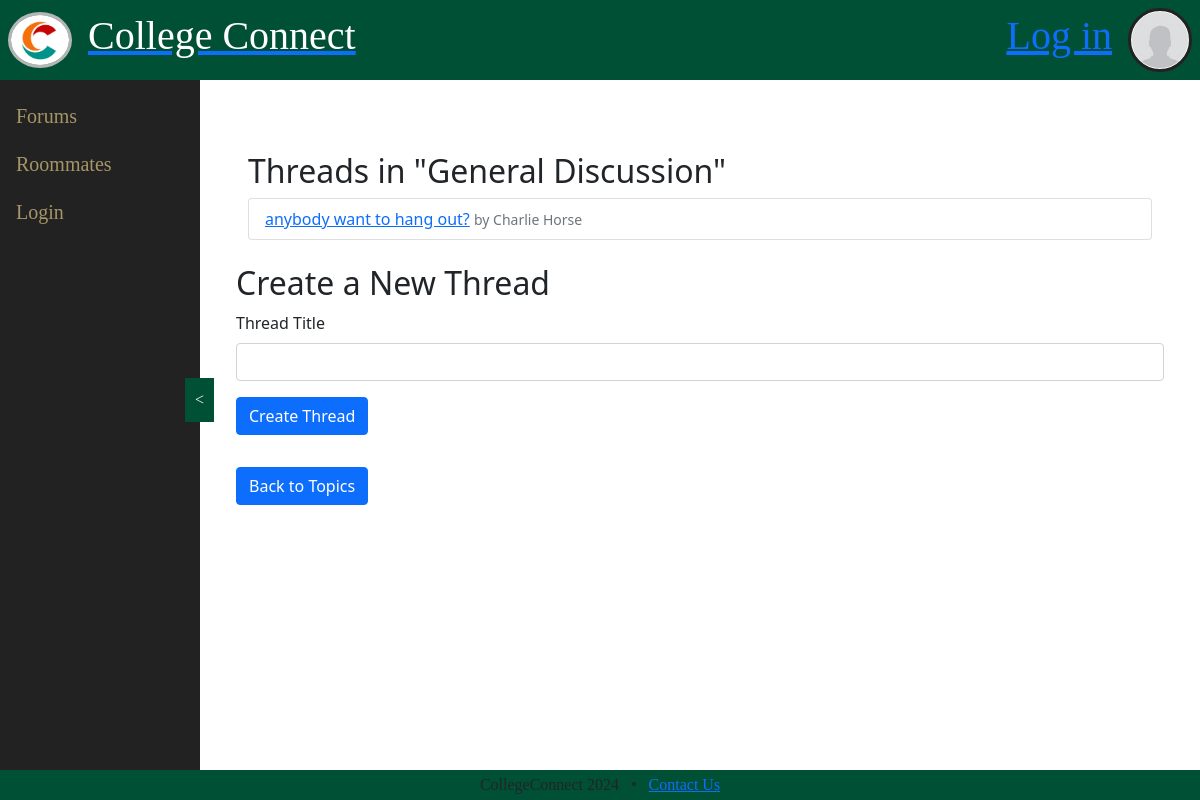
Page /threads/1 on the committed database.
### app.py (models this page shows, shortened)
class Topic(db.Model):
    id = db.Column(db.Integer, primary_key=True)
    title = db.Column(db.String(100), nullable=False)
    threads = db.relationship('Thread', backref='topic', lazy=True)

class Thread(db.Model):
    id = db.Column(db.Integer, primary_key=True)
    title = db.Column(db.String(100), nullable=False)
    topic_id = db.Column(db.Integer, db.ForeignKey('topic.id'), nullable=False)
    user_id = db.Column(db.Integer, db.ForeignKey('account.id'), nullable=False)
    user = db.relationship('Account', backref='threads')
    posts = db.relationship('Post', backref='thread', lazy='dynamic', cascade='all, delete-orphan')

class Account(db.Model, UserMixin):
    id = db.Column(db.Integer, primary_key=True)
    username = db.Column(db.String(20), unique=False, nullable=False)
    password = db.Column(db.String(20), unique=False, nullable=False)
    email = db.Column(db.String(20), unique=False, nullable=False)
    gender = db.Column(db.Integer, default=999)
    grade = db.Column(db.Integer, default=999)
    religion = db.Column(db.Integer, default=999)
    drugs = db.Column(db.Integer, default=999)
    neatness = db.Column(db.Integer, default=999)
    chronotype = db.Column(db.Integer, default=999)
    about = db.Column(db.Integer, default="")

### app.py (the view)
@app.route('/threads/<int:topic_id>')
def threads(topic_id):
    topic = Topic.query.get_or_404(topic_id)
    form = ThreadForm()
    return render_template('threads.html', topic=topic, form=form)

### app.py
class ThreadForm(FlaskForm):
    title = StringField('Thread Title', validators=[DataRequired()])
    submit = SubmitField('Create Thread')

### templates/threads.html (shortened to what this page needs)
{% extends 'template.html' %}
{% block body %}
<!DOCTYPE html>
<html lang="en">
<head>
    <link href="https://cdn.jsdelivr.net/npm/bootstrap@5.1.3/dist/css/bootstrap.min.css" rel="stylesheet">
</head>
<body>
    <div class="container mt-3">
        <div class="container mt-5">
            <h2>Threads in "{{ topic.title }}"</h2>
            <ul class="list-group mb-3">
                {% for thread in topic.threads %}
                <li class="list-group-item">
                    <a href="{{ url_for('posts', thread_id=thread.id) }}">{{ thread.title }}</a>
                    <small class="text-muted">by {{ thread.user.username }}</small>
                </li>
                {% endfor %}
            </ul>
        </div>
        <div class="mt-4">
            <h2>Create a New Thread</h2>
            <form action="{{ url_for('create_thread', topic_id=topic.id) }}" method="post">
                <div class="mb-3">
                    {{ form.title.label(class="form-label") }}
                    {{ form.title(class="form-control") }}
                </div>
                <div class="mb-3">
                    {{ form.submit(class="btn btn-primary") }}
                </div>
            </form>
        </div>
        <a href="{{ url_for('topics') }}" class="btn btn-primary mt-3">Back to Topics</a>
    </div>
</body>
</html>
{% endblock %}

### Static/CSS/main.css (style rules this page uses)
:root { --primary-color: #005035; --secondary-color-dark: #222222; --secondary-color-light: #a69667; --dark-gray: #1A1A1A; --medium-gray: #505050; --light-gray: #b5b5b5; --background-dark: #D9D9D9; --background-light: #E6E6E6; --background-white: #F8F8F8; --font-sm: 0.75rem; --font-mdsm: 0.9rem; --font-mdlg: 1.2rem; --fontlg: 1.5rem; --fontxl: 2rem; --radius-sm: 8px; --radius-md: 12px; --radius-lg: 16px; --margin-xs: 6px; --margin-sm: 12px; --margin-mdsm: 18px; --margin-md: 24px; --margin-mdlg: 30px; --margin-lg: 36px; --margin-xl: 48px; --padding-xs: 2px; --padding-sm: 4px; --padding-mdsm: 6px; --padding-md: 8px; --padding-mdlg: 12px; --padding-lg: 16px; --padding-xl: 24px; }
a { color: inherit; text-decoration: none; }
body { display: grid; grid-template-columns: 200px 1fr; grid-template-rows: 80px minmax(calc(100vh - 110px), 1fr) 30px; grid-template-areas: "header header" "sidebar main" "footer footer"; font-family: 'Lexend', sans-serif; font-family: "Signika Negative", sans-serif; color: var(--white); background-color: var(--background-white); }

### rows in the picture
Topic: title "General Discussion"
Thread: title "anybody want to hang out?", user.username "Charlie Horse"
